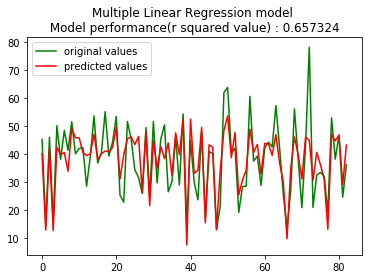

Generate this figure with Python:
#Multiple linear regression

#Importing the libraries
import pandas as pd
import matplotlib.pyplot as plt
import numpy as np

#Importing the dataset
dataset = pd.read_csv('datasets_88705_204267_Real estate.csv')
X = dataset.iloc[:,1:-1].values
y = dataset.iloc[:,-1].values

#Visualising the whole dataset values
a = np.arange(len(y))
plt.bar(a,y , color = 'indigo' )
plt.title('House prices ' )
plt.show()

#Splitting into training and test set
from sklearn.model_selection import train_test_split
X_train,X_test,y_train,y_test = train_test_split(X , y , test_size = 0.20, random_state = 0)
 
#Training the model on the dataset
from sklearn.linear_model import LinearRegression
regressor = LinearRegression()
regressor.fit(X_train,y_train)

#Predicting the test results
y_pred = regressor.predict(X_test)
np.set_printoptions(precision = 2)
print(np.concatenate((y_pred.reshape(len(y_pred),1) , y_test.reshape(len(y_test),1) ),1))

# Evaluating the Model Performance
from sklearn.metrics import r2_score
print("Performance of Multiple linear regression model : ",r2_score(y_test, y_pred))

#rearanging the test set
a = np.arange(len(y_test))

#Plotting the graph
plt.plot(a,y_test , color = 'green', label = 'original values')
plt.plot(a,y_pred , color = 'red', label = 'predicted values')
plt.legend()
plt.title('Multiple Linear Regression model \n Model performance(r squared value) : %f '%r2_score(y_test, y_pred))
plt.show()
